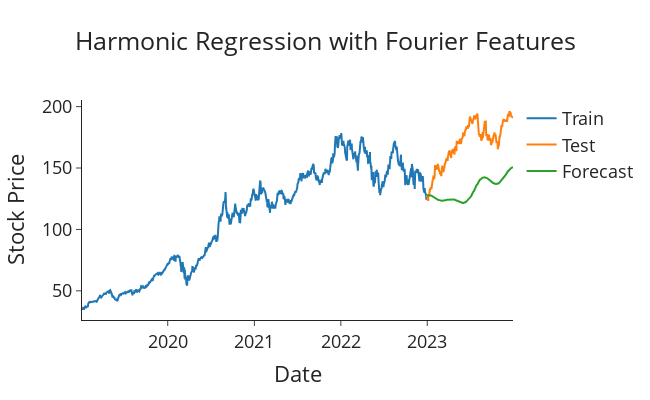

Write notebook code for a chart like this one.
### Markdown cell above
## 🎵 Harmonic Regression with Fourier Features

Harmonic regression models seasonal patterns using a combination of **sine and cosine waves** (Fourier terms). This technique is particularly useful for time series data with **cyclical** or **periodic** structures.

In this section, we integrate Fourier-transformed features with an **Auto-ARIMA** model to capture smooth seasonal components in the data.

---

### 🛠️ Steps

1. **Generate Fourier Features**
   - For each order from 1 to 9, compute corresponding sine and cosine terms using:
     \[
     \text{sin}\left(2\pi \cdot \text{order} \cdot \frac{\text{month}}{12}\right), \quad
     \text{cos}\left(2\pi \cdot \text{order} \cdot \frac{\text{month}}{12}\right)
     \]
   - These features model repeating seasonal cycles.

2. **Prepare Data**
   - Apply Box-Cox transformation to stabilize variance.
   - Split the data into train and test sets (80/20 split).
   - Identify Fourier features using column name patterns.

3. **Modeling with Auto-ARIMA**
   - Fit an Auto-ARIMA model using Fourier features as external regressors (`X`).
   - Disable seasonality (`seasonal=False`) since seasonality is captured by Fourier terms.
   - Use `aicc` as the information criterion for model selection.

4. **Forecast and Inverse Transform**
   - Generate predictions on the test set.
   - Apply inverse Box-Cox to recover actual scale.
   - Visualize predicted vs. actual values.

---

### ✅ Strengths

- Excellent for **cyclical patterns** and **smooth seasonal effects**
- Flexible — number of harmonics (Fourier terms) can be tuned
- Works with traditional linear models like ARIMA

---

### ⚠️ Limitations for Stock Data

- Assumes **periodic structure**, which stock prices typically lack
- Stock returns are often **non-stationary, volatile, and noisy**
- Fourier terms cannot capture **sudden shifts**, **jumps**, or **volatility clustering**
- Linear assumptions in ARIMA and Box-Cox transformation may not hold

> 🔍 As shown in the forecast plot, the model tends to produce **flat predictions** when applied to financial data lacking seasonality.

---

Let me know if you’d like a version of this using Prophet or generalized additive models (GAM)!

### Code cell
# Harmonic Regression

# Build auto-ARIMA model with fourier features

# ---- config ----
FOURIER_K = 3  # orders 1..K → 2K columns


def add_fourier_by_index(df, period, K):
    """
    Build Fourier sin/cos features using a continuous time index t=0..N-1.
    Suitable for daily equities with period ~252.
    """
    out = df.copy()
    t = np.arange(len(out), dtype=float)
    for k in range(1, K+1):
        out[f'fourier_sin_{period}_{k}'] = np.sin(2*np.pi*k*t/period)
        out[f'fourier_cos_{period}_{k}'] = np.cos(2*np.pi*k*t/period)
    return out

# ---- create Fourier features over the FULL series (deterministic) ----
df_fourier = add_fourier_by_index(df[['ds','y']].reset_index(drop=True), SP, FOURIER_K)

# ---- Box-Cox: fit lambda on TRAIN ONLY, apply to all ----
# assumes you already have `train` and `test` DataFrames from the same df
n_train = len(train)
y_bc_train, lam = boxcox(train['y'].values)          # fit λ on train
df_fourier['y_boxcox'] = boxcox(df_fourier['y'].values, lmbda=lam)  # transform full series with that λ

# ---- align Fourier split with your existing train/test boundary ----
train_fourier = df_fourier.iloc[:n_train].copy()
test_fourier  = df_fourier.iloc[n_train:n_train+H].copy()


# names of Fourier columns
fourier_features = [c for c in df_fourier.columns if c.startswith('fourier_')]

# ---- DHR: auto_arima on Box-Cox series with Fourier exogenous regressors (no seasonal ARIMA part) ----
model_harmonic = pm.auto_arima(
    train_fourier['y_boxcox'],
    X=train_fourier[fourier_features].values,
    seasonal=False,
    stepwise=True,
    suppress_warnings=True,
    information_criterion='aicc',
    error_action="ignore",
    max_p=3, max_q=3  # keep search modest; adjust if you like
)

# ---- forecast in Box-Cox space, then invert back to original y ----
boxcox_forecasts = model_harmonic.predict(
    n_periods=len(test_fourier),
    X=test_fourier[fourier_features].values
)
fcst_dhr = pd.Series(
    inv_boxcox(np.asarray(boxcox_forecasts), lam),
    index=test.index,                 # align to your test window
    name=f"DHR_Fourier{SP}_K{FOURIER_K}"
)


# Plot the forecasts
plot_forecasts(fcst_dhr, 'Harmonic Regression with Fourier Features')

### Figure 1 — Plotly figure (JSON) as saved in the notebook; plotly's stock layout.template omitted (floating-point values rounded to 4 significant figures; data arrays with more than 128 entries replaced by an {"elided": "..."} marker saying what was removed)
{"data": [{"name": "Train", "type": "scatter", "x": {"elided": "1005 str values"}, "y": {"elided": "1005 float values"}}, {"name": "Test", "type": "scatter", "x": {"elided": "251 str values"}, "y": {"elided": "251 float values"}}, {"name": "Forecast", "type": "scatter", "x": {"elided": "251 str values"}, "y": {"elided": "251 float values"}}], "layout": {"font": {"size": 18}, "height": 400, "title": {"text": "Harmonic Regression with Fourier Features", "x": 0.5}, "width": 650, "xaxis": {"title": {"text": "Date"}}, "yaxis": {"title": {"text": "Stock Price"}}}}
